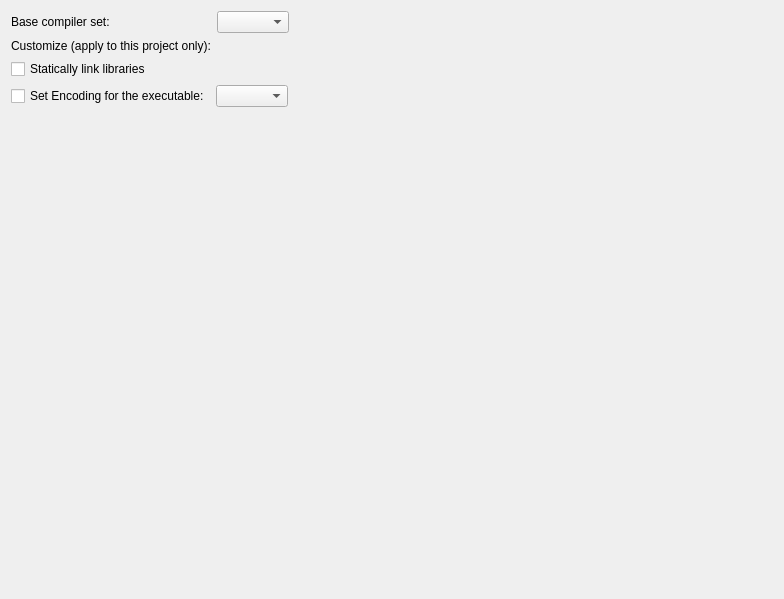
<?xml version="1.0" encoding="UTF-8"?>
<ui version="4.0">
 <class>ProjectCompilerWidget</class>
 <widget class="QWidget" name="ProjectCompilerWidget">
  <property name="geometry">
   <rect>
    <x>0</x>
    <y>0</y>
    <width>784</width>
    <height>599</height>
   </rect>
  </property>
  <property name="windowTitle">
   <string>Form</string>
  </property>
  <layout class="QGridLayout" name="gridLayout">
   <item row="6" column="0" colspan="3">
    <widget class="QWidget" name="widget" native="true"/>
   </item>
   <item row="2" column="0" colspan="3">
    <widget class="QCheckBox" name="chkStaticLink">
     <property name="text">
      <string>Statically link libraries</string>
     </property>
    </widget>
   </item>
   <item row="0" column="2">
    <spacer name="horizontalSpacer">
     <property name="orientation">
      <enum>Qt::Horizontal</enum>
     </property>
     <property name="sizeHint" stdset="0">
      <size>
       <width>40</width>
       <height>20</height>
      </size>
     </property>
    </spacer>
   </item>
   <item row="0" column="1">
    <widget class="QComboBox" name="cbCompilerSet"/>
   </item>
   <item row="0" column="0">
    <widget class="QLabel" name="label">
     <property name="text">
      <string>Base compiler set:</string>
     </property>
    </widget>
   </item>
   <item row="1" column="0">
    <widget class="QLabel" name="label_2">
     <property name="text">
      <string>Customize (apply to this project only):</string>
     </property>
    </widget>
   </item>
   <item row="4" column="0" colspan="3">
    <widget class="CompileArgumentsWidget" name="tabOptions">
     <property name="documentMode">
      <bool>true</bool>
     </property>
    </widget>
   </item>
   <item row="3" column="0" colspan="3">
    <widget class="QWidget" name="panelAddCharset" native="true">
     <layout class="QHBoxLayout" name="horizontalLayout">
      <property name="leftMargin">
       <number>0</number>
      </property>
      <property name="topMargin">
       <number>0</number>
      </property>
      <property name="rightMargin">
       <number>0</number>
      </property>
      <property name="bottomMargin">
       <number>0</number>
      </property>
      <item>
       <widget class="QCheckBox" name="chkAddCharset">
        <property name="text">
         <string>Set Encoding for the executable:</string>
        </property>
       </widget>
      </item>
      <item>
       <widget class="QComboBox" name="cbEncoding"/>
      </item>
      <item>
       <spacer name="horizontalSpacer_2">
        <property name="orientation">
         <enum>Qt::Horizontal</enum>
        </property>
        <property name="sizeHint" stdset="0">
         <size>
          <width>40</width>
          <height>20</height>
         </size>
        </property>
       </spacer>
      </item>
     </layout>
    </widget>
   </item>
  </layout>
 </widget>
 <customwidgets>
  <customwidget>
   <class>CompileArgumentsWidget</class>
   <extends>QTabWidget</extends>
   <header location="global">widgets/compileargumentswidget.h</header>
   <container>1</container>
  </customwidget>
 </customwidgets>
 <tabstops>
  <tabstop>cbCompilerSet</tabstop>
  <tabstop>chkStaticLink</tabstop>
  <tabstop>chkAddCharset</tabstop>
  <tabstop>cbEncoding</tabstop>
  <tabstop>tabOptions</tabstop>
 </tabstops>
 <resources/>
 <connections/>
</ui>
